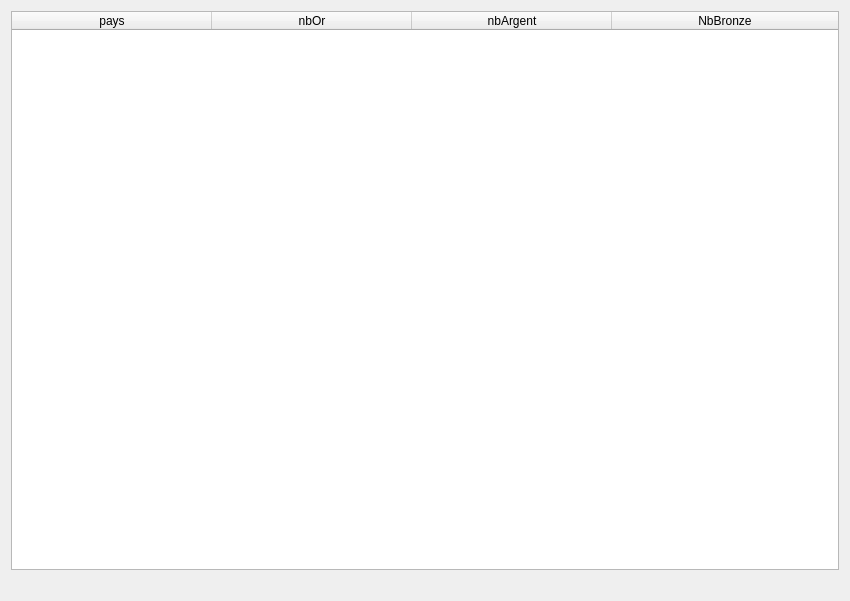
<?xml version="1.0" encoding="UTF-8"?>
<ui version="4.0">
 <class>fct_dev_2</class>
 <widget class="QDialog" name="fct_dev_2">
  <property name="geometry">
   <rect>
    <x>0</x>
    <y>0</y>
    <width>850</width>
    <height>601</height>
   </rect>
  </property>
  <property name="windowTitle">
   <string>Classement</string>
  </property>
  <layout class="QVBoxLayout" name="verticalLayout">
   <item>
    <widget class="QTableWidget" name="table_fct_dev_2">
     <attribute name="horizontalHeaderMinimumSectionSize">
      <number>50</number>
     </attribute>
     <attribute name="horizontalHeaderDefaultSectionSize">
      <number>200</number>
     </attribute>
     <attribute name="horizontalHeaderStretchLastSection">
      <bool>true</bool>
     </attribute>
     <attribute name="verticalHeaderVisible">
      <bool>false</bool>
     </attribute>
     <column>
      <property name="text">
       <string>pays</string>
      </property>
     </column>
     <column>
      <property name="text">
       <string>nbOr</string>
      </property>
     </column>
     <column>
      <property name="text">
       <string>nbArgent</string>
      </property>
     </column>
     <column>
      <property name="text">
       <string>NbBronze</string>
      </property>
     </column>
    </widget>
   </item>
   <item>
    <widget class="QLabel" name="label_fct_dev_2">
     <property name="text">
      <string/>
     </property>
     <property name="alignment">
      <set>Qt::AlignCenter</set>
     </property>
    </widget>
   </item>
  </layout>
 </widget>
 <resources/>
 <connections/>
</ui>
